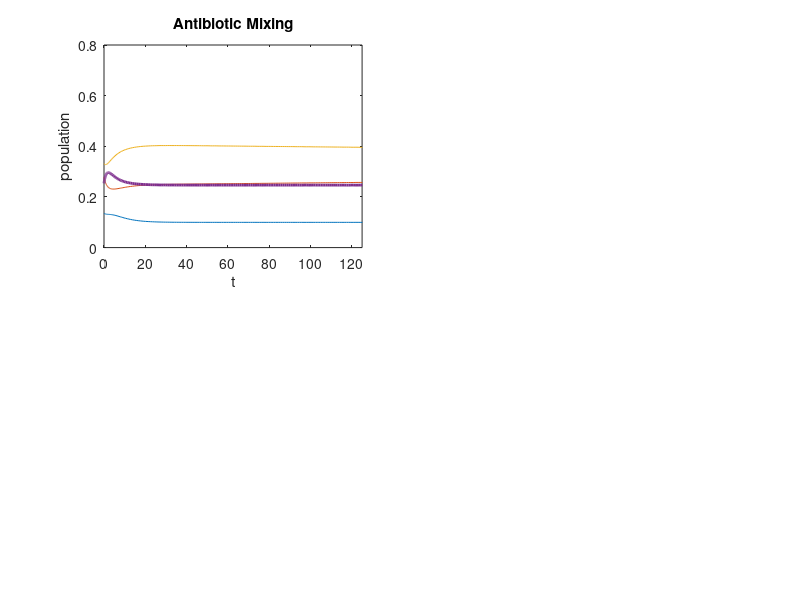

Write the MATLAB code that produced this figure.
% ModelIS   [ S, R_A^A,R_A^B,R_B^A,R_B^B,X ]

 y0=[rand(6,1);0]
 y0=y0./sum(y0);
% y0=[ swap*(yOut(end,1:6)') ;0];
% y0= [(yOut(end,1:6)');0];

T=250;
mu=1/15; %(immgration/emigration rate)
beta= [1,0.99,0.99]; %Infection rates;

chi=@(t) 0.5;

ts=linspace(0,10*T,1000);

smallImport=0.01;

filter= @(t) [1;chi(t);1-chi(t);chi(t);1-chi(t);1];%DumbMixing
importation= [0.5,smallImport,smallImport,smallImport,smallImport,1]';
importation=  importation*mu/(filter(1)'*importation);

betaMatrix= [beta(1),0,0,0,0,0;
             0,beta(2),beta(2),0,0,0;
             0,beta(2),beta(2),0,0,0;
             0,0,0,beta(3),beta(3),0;
             0,0,0,beta(3),beta(3),0;
             -beta(1),-beta(2),-beta(2),-beta(3),-beta(3),0];
         
g=1/10; %Ten day recovery without meds;
q=1/2.5; %treated recovery.
recovery= diag(-[q,g,q,q,g,0]);
recovery(6,:)=[q,g,q,q,g,0];
         
Deriv =@(t,V) [(filter(t).*importation + filter(t).*betaMatrix*V(1:6)*V(6) + recovery*V(1:6)-mu*V(1:6)); V(6)];

[tOut,yOut] = ode45(Deriv,[0,200],y0);

% figure(1)
% plot(tOut,yOut);
% hold on
% plot(tOut,chi(tOut));

figure(1)
subplot(2,2,1)
smoosh= [1,0,0,0,0,0,0;
         0,1,1,0,0,0,0;
         0,0,0,1,1,0,0;
         0,0,0,0,0,1,0];
     
plot(tOut,yOut*smoosh(1:3,:)');
hold on
plot(tOut,yOut*smoosh(4,:)','lineWidth',2);
xlabel('t');
ylabel('population');
ylim([0,0.8])
xlim([0,125])
meanX=yOut(end,end)./tOut(end)
title('Antibiotic Mixing');
% dumbApproxA= importation(2)/(q-g) *exp(-q*tOut);
% dumbApproxB= (q/g)*importation(2)/(q-g) *(1-exp(-g*tOut));
% 
% plot(tOut,dumbApproxA)
% plot(tOut,dumbApproxB)
